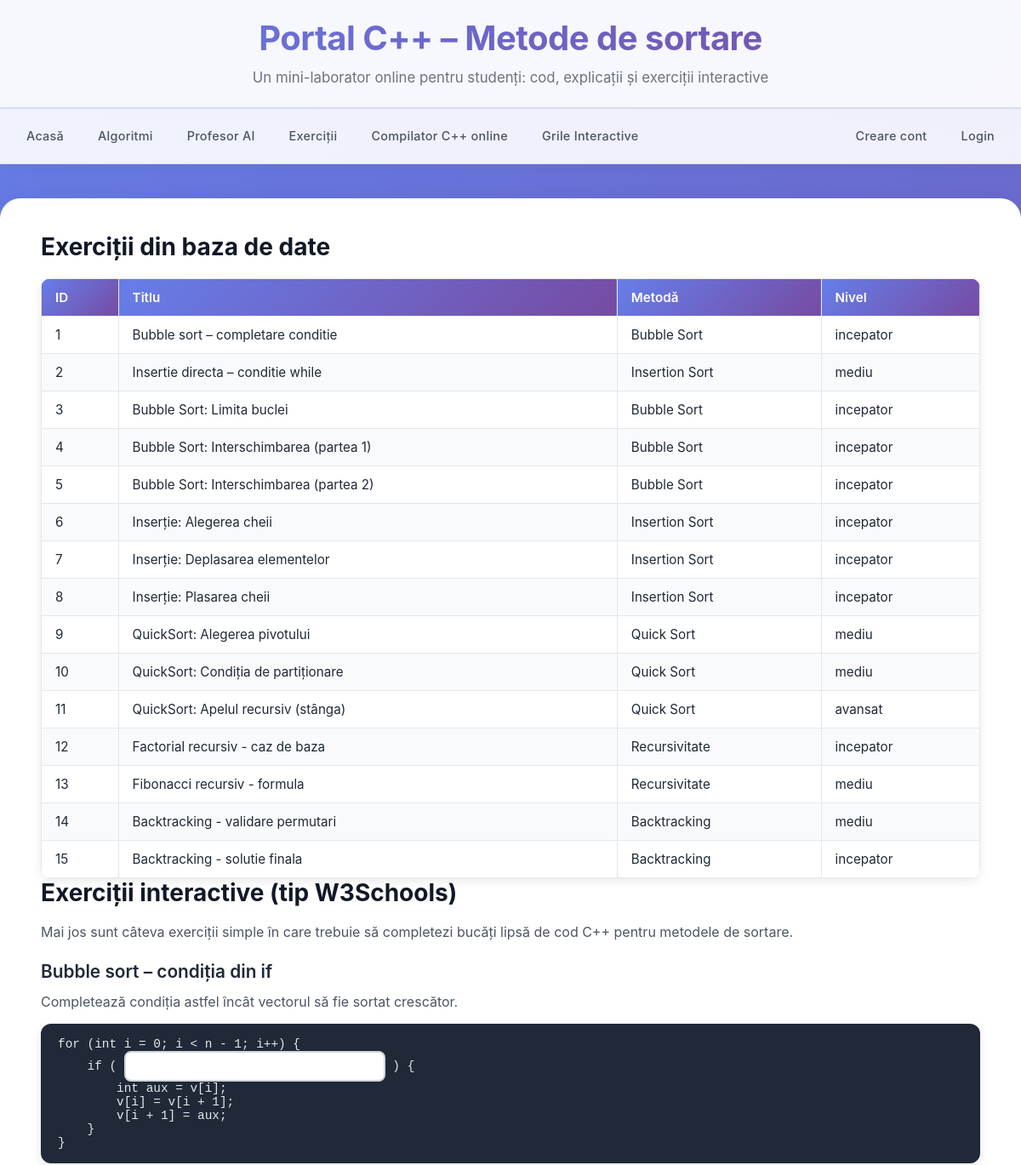
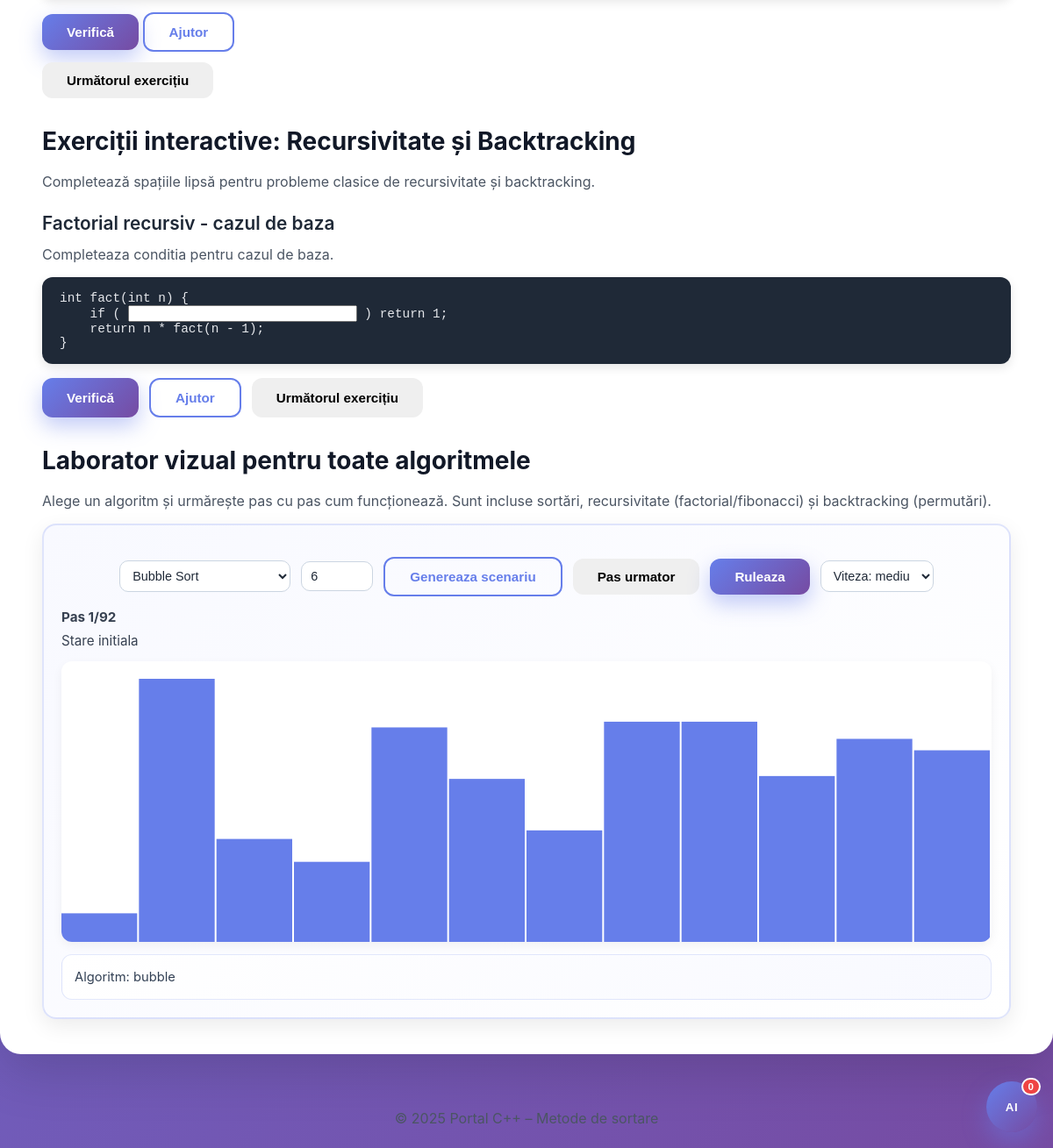
/index.php?page=lista_exercitii, run on the app's committed database (2 pictures, top to bottom).
### tables this page shows
CREATE TABLE IF NOT EXISTS `exercitii` (
  `id_exercitiu` int(11) NOT NULL AUTO_INCREMENT,
  `id_metoda` int(11) NOT NULL,
  `titlu` varchar(100) NOT NULL,
  `enunt` text,
  `cod_sablon` text,
  `solutie` text,
  `nivel` enum('incepator','mediu','avansat') DEFAULT 'incepator',
  PRIMARY KEY (`id_exercitiu`),
  KEY `id_metoda` (`id_metoda`)
);

CREATE TABLE IF NOT EXISTS `metode` (
  `id_metoda` int(11) NOT NULL AUTO_INCREMENT,
  `nume` varchar(255) NOT NULL,
  `categorie` varchar(100) DEFAULT NULL,
  `complexitate` varchar(100) DEFAULT NULL,
  `descriere` text,
  `fisier_cpp` varchar(255) DEFAULT NULL,
  PRIMARY KEY (`id_metoda`)
);

### PHP/lista_exercitii.php (the view, shortened to what this page needs)
<?php
include "conexiune.php";
?>
<section>
    <h2>Exerciții din baza de date</h2>
    <?php
    $sql = "SELECT e.id_exercitiu, e.titlu, e.nivel, m.nume AS metoda
            FROM exercitii e
            JOIN metode m ON e.id_metoda = m.id_metoda
            ORDER BY e.id_exercitiu";
    $rez = mysqli_query($con, $sql);
    if (!$rez) {
        echo "<p>Eroare la interogare: " . htmlspecialchars(mysqli_error($con)) . "</p>";
    } else {
        echo '<div class="table-wrapper">';
        echo "<table>";
        echo "<thead><tr><th>ID</th><th>Titlu</th><th>Metodă</th><th>Nivel</th></tr></thead>";
        echo "<tbody>";
        while ($row = mysqli_fetch_assoc($rez)) {
            echo "<tr>";
            echo "<td>".$row['id_exercitiu']."</td>";
            echo "<td>".htmlspecialchars($row['titlu'])."</td>";
            echo "<td>".htmlspecialchars($row['metoda'])."</td>";
            echo "<td>".htmlspecialchars($row['nivel'])."</td>";
            echo "</tr>";
        }
        echo "</tbody>";
        echo "</table>";
        echo "</div>";
    }
    ?>
</section>
<section>
    <h2>Exerciții interactive (tip W3Schools)</h2>
    <p>
        Mai jos sunt câteva exerciții simple în care trebuie să completezi bucăți
        lipsă de cod C++ pentru metodele de sortare.
    </p>
    <div id="exercitiu-container">
    </div>
    <button onclick="verificaExercitiu()" class="btn btn-primary">Verifică</button>
    <button onclick="afiseazaAjutor()" class="btn btn-ghost">Ajutor</button>
    <button onclick="urmatorulExercitiu()" class="btn">Următorul exercițiu</button>
</section>
<section id="ex-rec-bt" class="mt-4">
    <h2>Exerciții interactive: Recursivitate și Backtracking</h2>
    <p>
        Completează spațiile lipsă pentru probleme clasice de recursivitate și backtracking.
    </p>
    <div id="exercitiu-avansat-container">
    </div>
    <div class="hero-actions">
        <button onclick="verificaExercitiuAvansat()" class="btn btn-primary">Verifică</button>
        <button onclick="afiseazaAjutorAvansat()" class="btn btn-ghost">Ajutor</button>
        <button onclick="urmatorulExercitiuAvansat()" class="btn">Următorul exercițiu</button>
    </div>
</section>
<section class="mt-4">
    <h2>Laborator vizual pentru toate algoritmele</h2>
    <p>
        Alege un algoritm și urmărește pas cu pas cum funcționează.
        Sunt incluse sortări, recursivitate (factorial/fibonacci) și backtracking (permutări).
    </p>
    <div id="algorithms-lab" class="visualizer-container" data-mode="all"></div>
</section>

### index.php (shortened to what this page needs)
<?php
$pagini_permise = [
    'acasa' => 'pagini/acasa.php',
    'algoritmi' => 'pagini/algoritmi.php',
    'profesor_ai' => 'pagini/profesor_ai.php',
    'sortare' => 'pagini/sortare.php',
    'algoritmi_avansati' => 'pagini/algoritmi_avansati.php',
    'recursivitate' => 'pagini/recursivitate.php',
    'backtracking' => 'pagini/backtracking.php',
    'greedy' => 'pagini/greedy.php',
    'divide_et_impera' => 'pagini/divide_et_impera.php',
    'sort_bubble' => 'pagini/sort_bubble.php',
    'sort_selection' => 'pagini/sort_selection.php',
    'sort_insertion' => 'pagini/sort_insertion.php',
    'sort_quick' => 'pagini/sort_quick.php',
    'sort_merge' => 'pagini/sort_merge.php',
    'sort_counting' => 'pagini/sort_counting.php',
    'metode' => 'php/lista_metode.php',
    'compilator' => 'php/compilator_online.php',
    'metoda_form' => 'php/metoda_form.php',
    'metoda' => 'php/metoda.php',
    'login' => 'php/login.php',
    'logout' => 'php/logout.php',
    'grile' => 'php/grile.php',
    'grila_interactiva' => 'php/grila_interactiva.php',
    'register' => 'php/register.php',
    'lista_exercitii' => 'PHP/lista_exercitii.php'
];
$pagina_curenta = isset($_GET['page']) && isset($pagini_permise[$_GET['page']]) ? $_GET['page'] : 'acasa';
$fisier_de_incarcat = $pagini_permise[$pagina_curenta];
$pagini_fara_ai_widget = ['login', 'register', 'logout'];
$afiseaza_ai_widget = !in_array($pagina_curenta, $pagini_fara_ai_widget, true);
?>
<!DOCTYPE html>
<html lang="ro">
<head>
    <link rel="stylesheet" href="stil.css">
</head>
<body>
<header>
    <h1>Portal C++ – Metode de sortare</h1>
    <p>Un mini-laborator online pentru studenți: cod, explicații și exerciții interactive</p>
</header>
<nav>
    <ul>
        <li><a href="index.php?page=acasa">Acasă</a></li>
        <li><a href="index.php?page=algoritmi">Algoritmi</a></li>
        <li><a href="index.php?page=profesor_ai">Profesor AI</a></li>
        <li><a href="index.php?page=lista_exercitii">Exerciții</a></li>
        <li><a href="index.php?page=compilator">Compilator C++ online</a></li>
        <li><a href="index.php?page=grile">Grile Interactive</a></li>
        <?php if (!empty($_SESSION['user_id'])): ?>
            <li style="margin-left:auto"><a href="#">Utilizator: <?php echo htmlspecialchars($_SESSION['username'] ?? ''); ?></a></li>
            <li>
                <form method="post" action="php/logout.php" style="display:inline;">
                    <?php csrf_field(); ?>
                    <button type="submit" class="btn-logout" style="background:none;border:none;color:inherit;cursor:pointer;font:inherit;padding:8px 16px;">Logout</button>
                </form>
            </li>
        <?php else: ?>
            <li style="margin-left:auto"><a href="index.php?page=register">Creare cont</a></li>
            <li><a href="index.php?page=login">Login</a></li>
        <?php endif; ?>
    </ul>
</nav>
<main>
    <?php
    if (file_exists($fisier_de_incarcat)) {
        include $fisier_de_incarcat;
    } else {
        echo "<h2>Eroare 404</h2>";
        echo "<p>Pagina cerută nu a fost găsită. Verificați URL-ul.</p>";
    }
    ?>
</main>
<footer>
    <p>&copy; 2025 Portal C++ – Metode de sortare</p>
</footer>
<?php if ($afiseaza_ai_widget): ?>
<div id="ai-widget" class="ai-widget">
    <button id="ai-widget-toggle" class="ai-widget-toggle" type="button" aria-label="Deschide chat Profesor AI" aria-expanded="false">
        <span class="ai-widget-icon">AI</span>
        <span id="ai-widget-badge" class="ai-widget-badge" hidden>0</span>
    </button>
</div>
<?php endif; ?>
</body>
</html>

### stil.css (style rules this page uses)
* { box-sizing: border-box; margin: 0; padding: 0; }
body { font-family: "Inter", "Poppins", -apple-system, sans-serif; background: linear-gradient(135deg, #667eea 0%, #764ba2 100%); color: #1f2937; min-height: 100vh; }
header { background: rgba(255, 255, 255, 0.95); backdrop-filter: blur(10px); color: #1f2937; padding: 20px; text-align: center; box-shadow: 0 4px 24px rgba(0, 0, 0, 0.1); border-bottom: 2px solid rgba(102, 126, 234, 0.2); }
header h1 { font-size: clamp(1.5rem, 5vw, 2.5rem); font-weight: 700; letter-spacing: -0.5px; background: linear-gradient(135deg, #667eea, #764ba2); -webkit-background-clip: text; -webkit-text-fill-color: transparent; background-clip: text; }
header p { font-size: clamp(0.9rem, 2.5vw, 1.05rem); color: #6b7280; margin-top: 8px; font-weight: 400; }
nav { position: sticky; top: 0; z-index: 100; background: rgba(255, 255, 255, 0.9); backdrop-filter: blur(12px); border-bottom: 1px solid rgba(0, 0, 0, 0.08); box-shadow: 0 4px 16px rgba(0, 0, 0, 0.05); }
nav ul { list-style: none; display: flex; flex-wrap: wrap; gap: 8px; padding: 12px 15px; justify-content: center; }
nav a { display: block; padding: 8px 16px; color: #4b5563; text-decoration: none; font-size: 0.9rem; font-weight: 500; letter-spacing: 0.02em; border-radius: 12px; transition: all 0.3s cubic-bezier(0.4, 0, 0.2, 1); position: relative; }
main { max-width: 1200px; margin: 20px auto; background: #ffffff; border-radius: 16px; padding: 20px; box-shadow: 0 20px 60px rgba(0, 0, 0, 0.15); }
@media (min-width: 768px) { main { margin: 40px auto; border-radius: 24px; padding: 40px 48px; } }
.hero-actions { display: flex; flex-wrap: wrap; gap: 12px; margin-bottom: 20px; }
.btn { display: inline-block; padding: 10px 20px; border-radius: 12px; font-size: 0.9rem; font-weight: 600; text-decoration: none; border: none; cursor: pointer; transition: all 0.3s cubic-bezier(0.4, 0, 0.2, 1); text-align: center; }
@media (min-width: 768px) { .btn { padding: 12px 28px; font-size: 0.95rem; } }
.btn-primary { background: linear-gradient(135deg, #667eea, #764ba2); color: #ffffff; box-shadow: 0 10px 25px rgba(102, 126, 234, 0.4); }
.btn-ghost { background: transparent; color: #667eea; border: 2px solid #667eea; }
h2 { font-size: clamp(1.3rem, 4vw, 1.75rem); font-weight: 700; margin-bottom: 16px; color: #111827; }
p, li { font-size: 0.95rem; line-height: 1.7; color: #4b5563; }
@media (min-width: 768px) { p, li { font-size: 1rem; } }
.table-wrapper { margin-top: 20px; overflow-x: auto; border-radius: 12px; box-shadow: 0 4px 12px rgba(0, 0, 0, 0.08); -webkit-overflow-scrolling: touch; }
table { border-collapse: collapse; width: 100%; font-size: 0.85rem; min-width: 500px; }
@media (min-width: 768px) { table { font-size: 0.95rem; } }
th, td { border: 1px solid #e5e7eb; padding: 10px 12px; }
@media (min-width: 768px) { th, td { padding: 12px 16px; } }
th { background: linear-gradient(135deg, #667eea, #764ba2); color: #ffffff; text-align: left; font-weight: 600; }
tbody tr:nth-child(even) { background: #f9fafb; }
footer { text-align: center; padding: 20px; font-size: 0.85rem; color: rgba(255, 255, 255, 0.7); margin-bottom: 0; }
@media (min-width: 768px) { footer { font-size: 0.9rem; } }
.ai-widget { position: fixed; right: 18px; bottom: 18px; z-index: 1200; }
.ai-widget-toggle { width: 58px; height: 58px; border: none; border-radius: 999px; cursor: pointer; background: linear-gradient(135deg, #667eea, #764ba2); color: #ffffff; box-shadow: 0 12px 28px rgba(102, 126, 234, 0.45); transition: transform 0.25s ease, box-shadow 0.25s ease; position: relative; }
.ai-widget-badge { position: absolute; top: -4px; right: -4px; min-width: 20px; height: 20px; padding: 0 6px; border-radius: 999px; background: #ef4444; color: #ffffff; font-size: 0.72rem; font-weight: 700; display: inline-flex; align-items: center; justify-content: center; border: 2px solid #ffffff; }
.ai-widget-icon { font-weight: 700; letter-spacing: 0.04em; }
.mt-4 { margin-top: 2rem; }
.visualizer-container { background: linear-gradient(135deg, #f8f9ff, #ffffff); padding: 20px; border-radius: 16px; border: 2px solid rgba(102,126,234,0.2); box-shadow: 0 8px 24px rgba(0,0,0,0.08); margin-top: 12px; }

### data on the page
exercitii: id_exercitiu "1", titlu "Bubble sort – completare conditie", id_metoda.nume "Bubble Sort", nivel "incepator"
exercitii: id_exercitiu "2", titlu "Insertie directa – conditie while", id_metoda.nume "Insertion Sort", nivel "mediu"
exercitii: id_exercitiu "3", titlu "Bubble Sort: Limita buclei", id_metoda.nume "Bubble Sort", nivel "incepator"
exercitii: id_exercitiu "4", titlu "Bubble Sort: Interschimbarea (partea 1)", id_metoda.nume "Bubble Sort", nivel "incepator"
exercitii: id_exercitiu "5", titlu "Bubble Sort: Interschimbarea (partea 2)", id_metoda.nume "Bubble Sort", nivel "incepator"
exercitii: id_exercitiu "6", titlu "Inserție: Alegerea cheii", id_metoda.nume "Insertion Sort", nivel "incepator"
exercitii: id_exercitiu "7", titlu "Inserție: Deplasarea elementelor", id_metoda.nume "Insertion Sort", nivel "incepator"
exercitii: id_exercitiu "8", titlu "Inserție: Plasarea cheii", id_metoda.nume "Insertion Sort", nivel "incepator"
exercitii: id_exercitiu "9", titlu "QuickSort: Alegerea pivotului", id_metoda.nume "Quick Sort", nivel "mediu"
exercitii: id_exercitiu "10", titlu "QuickSort: Condiția de partiționare", id_metoda.nume "Quick Sort", nivel "mediu"
exercitii: id_exercitiu "11", titlu "QuickSort: Apelul recursiv (stânga)", id_metoda.nume "Quick Sort", nivel "avansat"
exercitii: id_exercitiu "12", titlu "Factorial recursiv - caz de baza", id_metoda.nume "Recursivitate", nivel "incepator"
exercitii: id_exercitiu "13", titlu "Fibonacci recursiv - formula", id_metoda.nume "Recursivitate", nivel "mediu"
exercitii: id_exercitiu "14", titlu "Backtracking - validare permutari", id_metoda.nume "Backtracking", nivel "mediu"
exercitii: id_exercitiu "15", titlu "Backtracking - solutie finala", id_metoda.nume "Backtracking", nivel "incepator"
